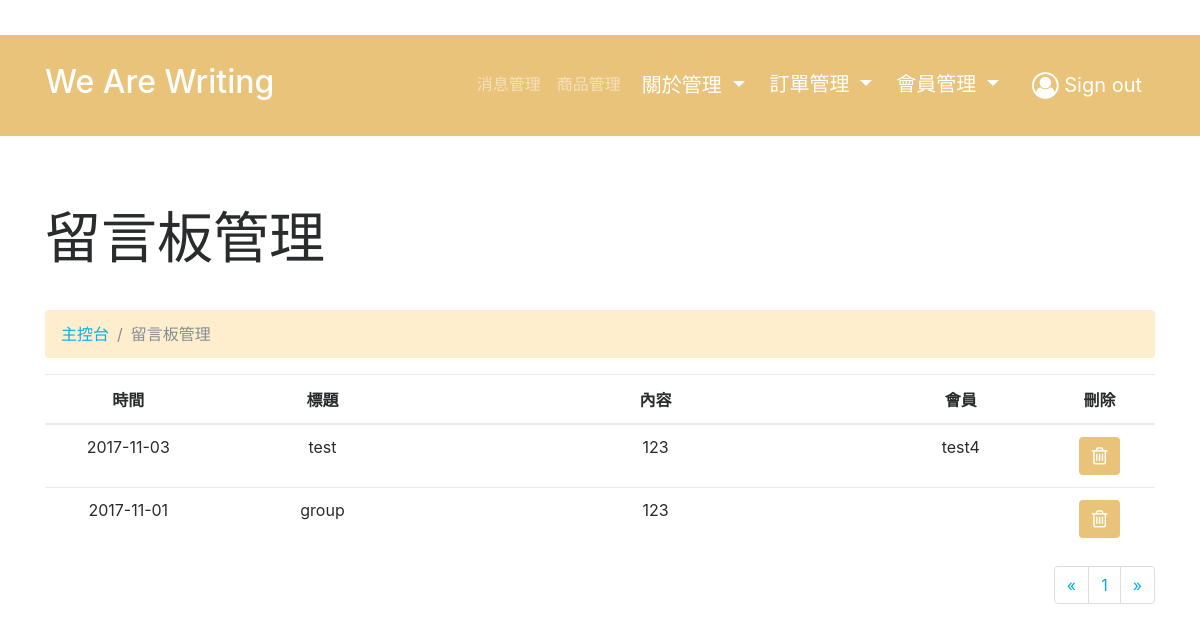
The page /admin/boards/list.php (signed in) on the database its author committed.
### tables this page shows
CREATE TABLE `boards` (
  `boardsID` int(11) NOT NULL,
  `title` varchar(255) NOT NULL,
  `content` text NOT NULL,
  `createdDate` varchar(255) NOT NULL,
  `memberID` int(11) NOT NULL
);

CREATE TABLE `member` (
  `memberID` int(11) NOT NULL,
  `account` varchar(255) NOT NULL,
  `password` varchar(255) NOT NULL,
  `name` varchar(255) DEFAULT NULL,
  `picture` varchar(255) DEFAULT NULL,
  `phone` varchar(255) DEFAULT NULL,
  `brithday` varchar(255) DEFAULT NULL,
  `email` varchar(255) NOT NULL,
  `address` varchar(255) DEFAULT NULL,
  `createdDate` varchar(255) DEFAULT NULL,
  `updatedDate` varchar(255) DEFAULT NULL
);

### admin/boards/list.php (the view, shortened to what this page needs)
<?php
require_once('../../asset/connection/database.php');
$limit = 25;
if (isset($_GET["page"])) { $page_num  = $_GET["page"]; } else { $page_num=1; };
$start_from = ($page_num-1) * $limit;
$sql = "SELECT * FROM boards ORDER BY createdDate DESC LIMIT ".$start_from.",".$limit;
$sth = $db->query($sql);
$boards = $sth->fetchALL(PDO::FETCH_ASSOC);
$totalRows = count($boards);
 ?>
<html>
<head>
<?php require_once('../template/header.php'); ?>
</head>
<body>
<?php require_once('../template/nav.php'); ?>
    <div class="py-5">
    <div class="container">
      <div class="row">
        <div class="col-md-12">
          <h1 class="display-4 my-4" contenteditable="true">留言板管理</h1>
        </div>
      </div>
      <div class="row">
        <div class="col-md-12">
          <ul class="breadcrumb my-3" style="margin-bottom:0px;margin-top:0px">
            <li class="breadcrumb-item"><a href="list.php">主控台</a></li>
            <li class="breadcrumb-item active">留言板管理</li>
          </ul>
		</div>
	  </div>
	  <div class="row">
        <div class="col-md-12">
          <table class="table text-center">
            <thead>
              <tr>
                <th width=15%>時間</th>
                <th width=20%>標題</th>
                <th width=40%>內容</th>
                <th width=15%>會員</th>
                <th width=10%>刪除</th>
              </tr>
            </thead>
            <tbody>
            <?php foreach ($boards as $row ) { ?>
              <tr>
                <td><?php echo $row['createdDate']; ?></td>
                <td><?php echo $row['title']; ?></td>
				        <td><?php echo $row['content']; ?></td>
                <?php
                  $sth = $db->query("SELECT account FROM member WHERE memberID=".$row['memberID']);
                  $member = $sth->fetch(PDO::FETCH_ASSOC);
                 ?>
                <td ><?php echo $member['account']; ?></td>
                <td><a href="delet.php?boardsID=<?php echo $row['boardsID']; ?>" class="btn btn-warning" role="button" onclick="if(!confirm('是否確定要刪除此串留言與回覆？')){return false;};"><i class="fa fa-trash-o" aria-hidden="true"></i></a></td>
              </tr>
            <?php } ?>
            </tbody>
          </table>
        </div>
      </div>
      <div class="row">
        <div class="col-md-12">
          <?php
          if($totalRows > 0){
          ?>
          <ul class="pagination float-right">
            <?php include_once("../template/page_num.php"); ?>
          </ul>
        <?php } ?>
        </div>
      </div>
  </div>
</body>
</html>

### admin/css/style.css (style rules this page uses)
.btn-warning { background: rgb(233, 195, 121) !important; font-size: 20px ; color: #FFF !important; }
.breadcrumb { background: rgb(255, 238, 205) !important; }

### rows shown on the page
boards: createdDate "2017-11-03", title "test", content "123", memberID.account "test4"
boards: createdDate "2017-11-01", title "group", content "123"
